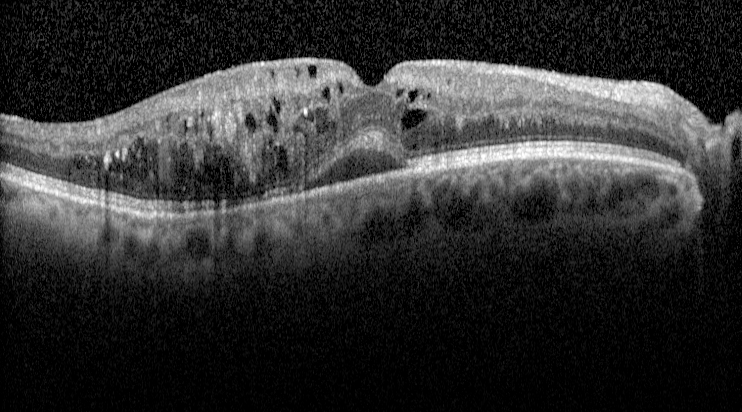
#> input picture img_dir/TRAINING1.tif, 742 x 412 px
$ jupyter execute --allow-errors Hoang_Phuong_Nguyen_Retinal_Cysts_Segmentation.ipynb
#> lines starting #> are read from the running program, lines starting #| are printed output that depends on the picture; after the words box and inside, x2 and y2 are one past the last pixel; in counts of white or black regions, pixels touching at a corner belong together
#Classical Image Segmentation Pipeline

[cell 1]
#Import libraries
import numpy as np
import matplotlib.pyplot as plt
from skimage import io, morphology, filters
from skimage.exposure import match_histograms
from skimage.morphology import reconstruction
from skimage.util import invert

[cell 2]
#Read file
#Original Images
from skimage import io
im1 = io.imread('img_dir/TRAINING1.tif',)
#> im1 is the input picture: shape (412, 742); min 0, max 255, mean 48.8
im2 = io.imread('img_dir/TRAINING2.tif',)
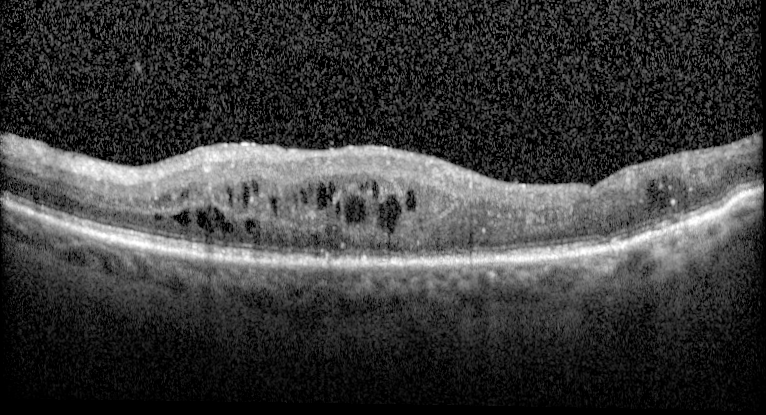
#> input picture img_dir/TRAINING2.tif, 766 x 415 px
#> im2 is the input picture: shape (415, 766); min 0, max 255, mean 59
im3 = io.imread('img_dir/TRAINING3.tif',)
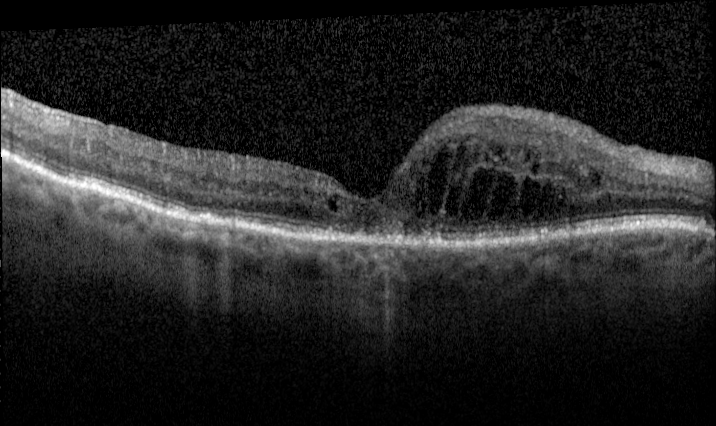
#> input picture img_dir/TRAINING3.tif, 716 x 426 px
#> im3 is the input picture: shape (426, 716); min 0, max 255, mean 35.9
im4 = io.imread('img_dir/TRAINING4.tif',)
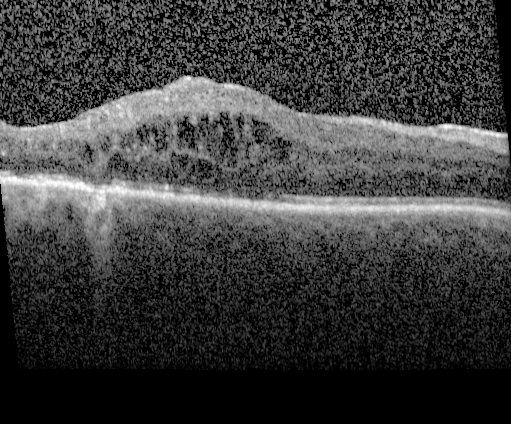
#> input picture img_dir/TRAINING4.tif, 511 x 424 px
#> im4 is the input picture: shape (424, 511); min 0, max 255, mean 60.5
im5 = io.imread('img_dir/TRAINING5.tif')
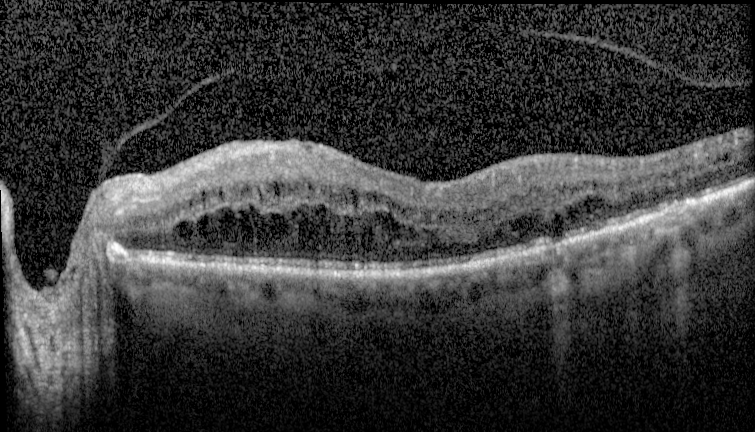
#> input picture img_dir/TRAINING5.tif, 755 x 432 px
#> im5 is the input picture: shape (432, 755); min 0, max 255, mean 55.8
im6 = io.imread('img_dir/TRAINING6.tif')
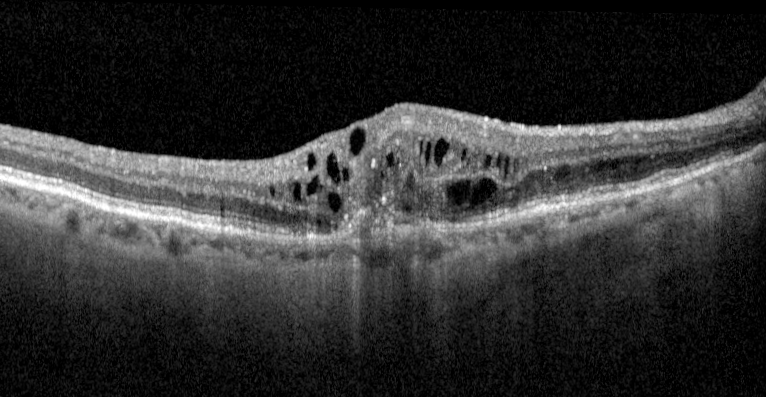
#> input picture img_dir/TRAINING6.tif, 766 x 397 px
#> im6 is the input picture: shape (397, 766); min 0, max 255, mean 48.6
#> (the rest of this cell did not finish here and is left out)

## One image application

[cell 3]
###Pre-processing Phase
#Step 1: Matching Histogram
reference = im6
ori_image = im4

matched = match_histograms(ori_image, reference)

#Step 2: Removing small objects in grayscale images with a top hat filter
footprint = morphology.disk(1)
res = morphology.white_tophat(matched, footprint)
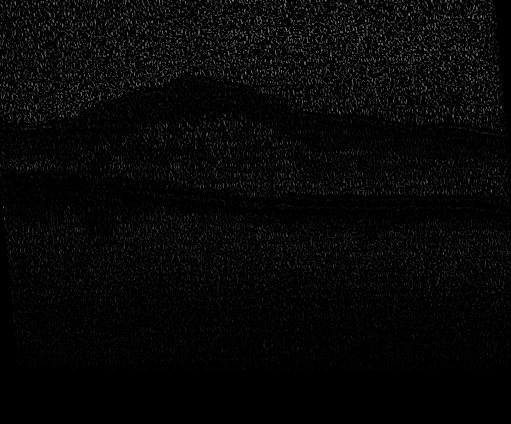
#> res: shape (424, 511) float64; min 0, max 141.8, mean 7

removed_wobject_1 = matched - res
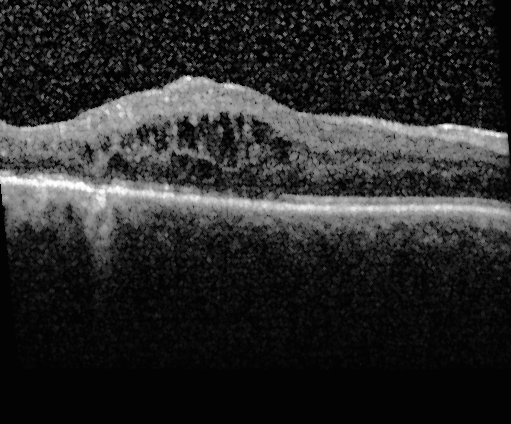
#> removed_wobject_1: shape (424, 511) float64; min 3.91, max 254.8, mean 42.2

#Step 3: Exponential Transformation
preexp = removed_wobject_1.astype(float)
a = 0.03
c = 255 / (np.log(1 + np.abs(preexp.max())))
#> c = 45.99
imexp = c * (np.power(1 + a, preexp) - 1)
imexp = np.clip(imexp, 0, 255)

###Segmentation Phase
#Step 4: Filling holes and finding peaks
prefill = imexp

seed = np.copy(imexp)
seed[1:-1, 1:-1] = prefill.max()
filled = reconstruction(seed, prefill, method='erosion') #Morphological reconstruction (filling holes)
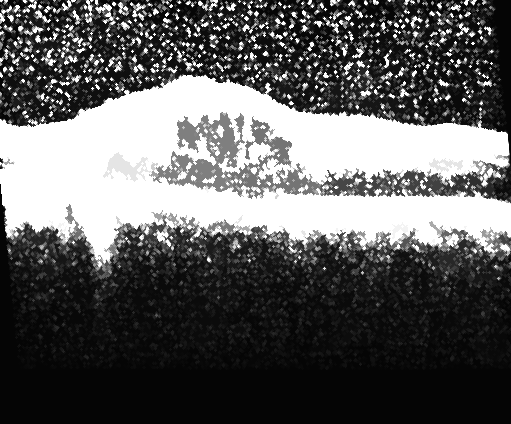
#> filled: shape (424, 511) float64; min 5.63, max 255, mean 94.6

holes = prefill - filled #only show holes

#Step 5: Invert holes
inverted_holes = invert(holes)

###Post-processing Phase
#Step 6: Removing small objects (2)
footprint2 = morphology.disk(1.5)
res2 = morphology.white_tophat(inverted_holes, footprint2)

removed_wobject_2 = inverted_holes - res2
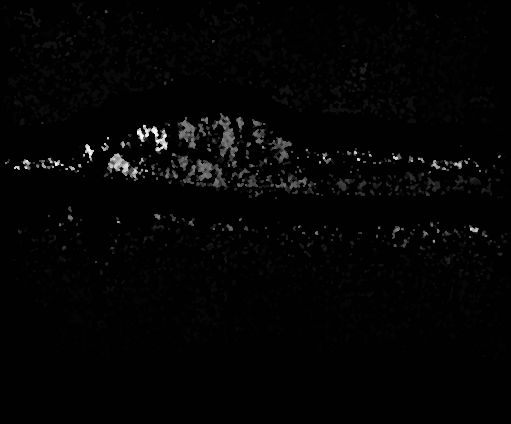
#> removed_wobject_2: shape (424, 511) float64; min 1, max 250.4, mean 4.6

#Step 7: Remove tiny noise with low_intensity mask
removed_lint = (removed_wobject_2 - removed_wobject_2.min()) / (removed_wobject_2.max() - removed_wobject_2.min())# normalize

thresh = filters.threshold_otsu(removed_lint) #automatic Otsu threshold
#> thresh = 0.221

low_intensity_mask = removed_lint < (thresh + 0.07)
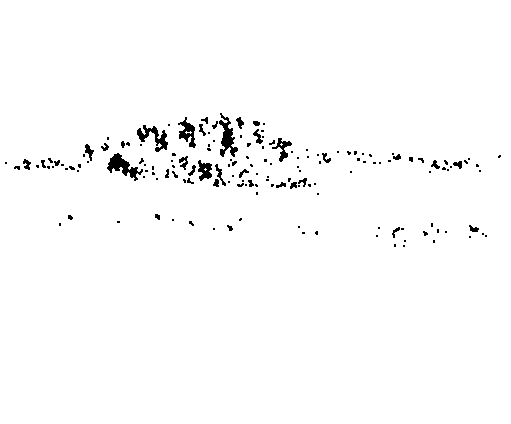
#> low_intensity_mask: shape (424, 511) bool; 98.3% white; 156 black regions (118 under 20 px), largest, box (x1, y1, x2, y2) and area: (107, 153, 143, 181) 388, (219, 113, 238, 157) 368, (137, 125, 168, 152) 329

low_intensity_mask = morphology.remove_small_objects(low_intensity_mask, 10) #remove tiny noise

#Step 8: Invert low intensity mask
invert_lint = invert(low_intensity_mask)

#Dice
#> (the rest of this cell did not finish here and is left out)
